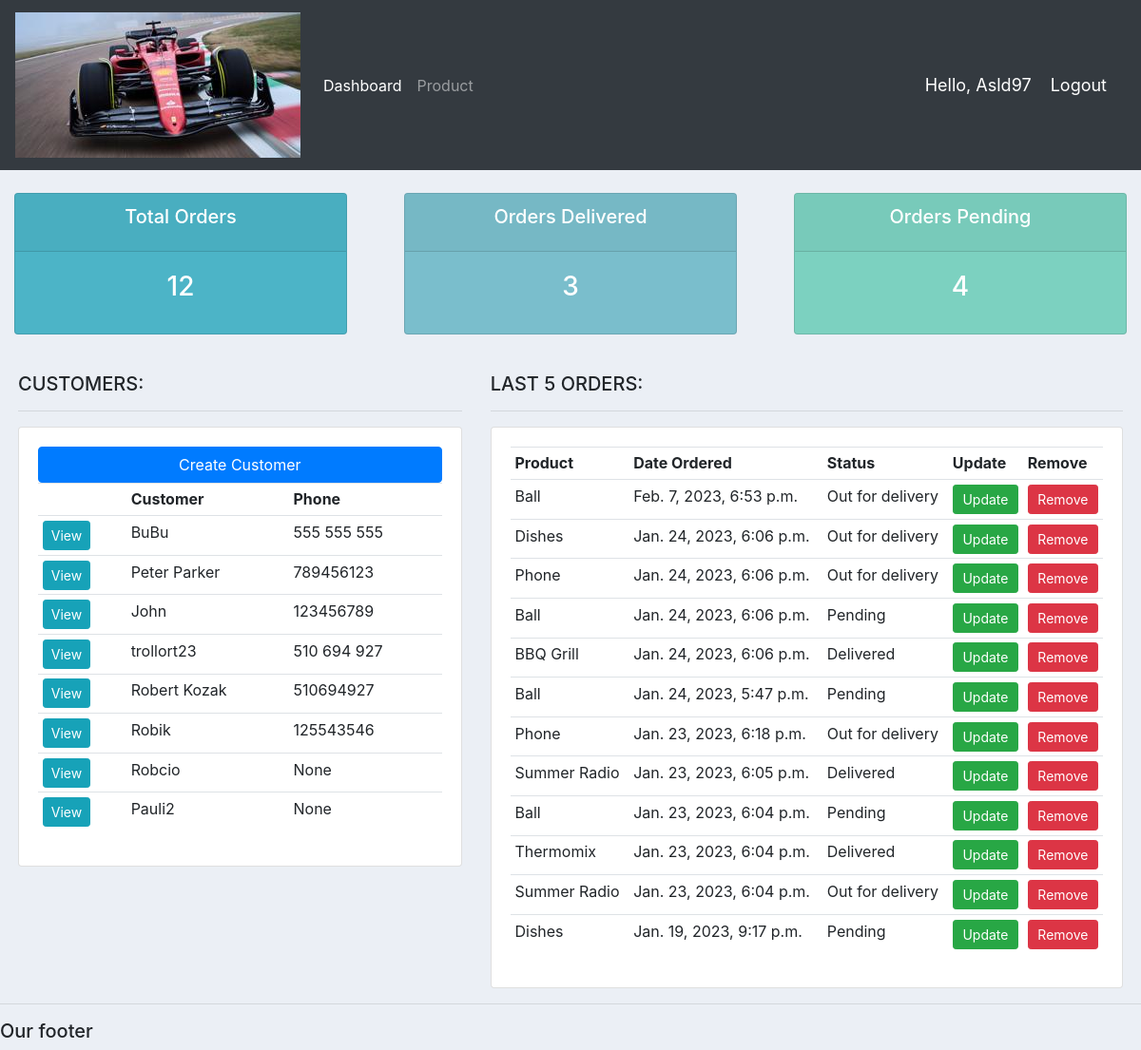
The app's page / (signed in) with its own data.
### accounts/models.py (models this page shows, shortened)
class Customer(models.Model):
    user = models.OneToOneField(User, null=True, blank=True, on_delete=models.CASCADE) # models.CASCADE -> after deleting user, we delete customer relaton
    name = models.CharField(max_length=200, null=True)
    phone = models.CharField(max_length=200, null=True)
    email = models.CharField(max_length=200, null=True)
    date_created = models.DateTimeField(auto_now_add=True, null=True)
    profile_pic = models.ImageField(default="default.png", null=True, blank=True)

class Order(models.Model):
    STATUS = (
        ('Pending', 'Pending'), #(A,B) - A -> Value to be set, B -> value seen in the list
        ('Out for delivery', 'Out for delivery'),
        ('Delivered', 'Delivered'),
    )
    customer = models.ForeignKey(Customer, null=True, on_delete= models.SET_NULL)
    product = models.ForeignKey(Product, null=True, on_delete= models.SET_NULL)
    status = models.CharField(max_length=200, null=True, choices=STATUS)
    date_created = models.DateTimeField(auto_now_add=True, null=True)
    note = models.CharField(max_length=1000, null=True)

class Product(models.Model):
    CATEGORY = (
        ('Indoor', 'Indoor'),
        ('Outdoor', 'Outdoor'),
    )
    name = models.CharField(max_length=200, null=True)
    price = models.FloatField(null=True)
    category = models.CharField(max_length=200, null=True, choices=CATEGORY)
    description = models.CharField(max_length=200, null=True)
    tags = models.ManyToManyField(Tag)
    date_created = models.DateTimeField(auto_now_add=True, null=True)
    def __str__(self):
        return self.name or ''

### accounts/decorators.py (the view)
    def wrapper_func(request, *args, **kwargs):
        group = None
        if request.user.groups.exists():
            group = request.user.groups.all()[0].name
        if group == 'customer':
            return redirect('crm-user-page')
        if group == 'admin':
            return view_func(request, *args, **kwargs)

### accounts/views.py (called while the page is built)
@login_required(login_url='/login') # -> We cane use name from urls
@admin_only
def home(request):
    customers = Customer.objects.all()
    orders = Order.objects.all().order_by('-id')
    total_customers = customers.count()
    total_orders = orders.count()
    delivered = orders.filter(status = 'Delivered').count()
    pending = orders.filter(status = 'Pending').count()
    context = {
        'customers': customers,
        'orders': orders,
        'total_customers': total_customers,
        'total_orders': total_orders,
        'delivered': delivered,
        'pending': pending,
         }
    return render(request, 'accounts/dashboard.html', context)

### accounts/templates/accounts/dashboard.html
{% extends 'accounts/main.html' %}
{% block content %}
{% include 'accounts/status.html' %}
<br>
<div class="row mr-1 ml-1">
    <div class="col-md-5">
        <h5> CUSTOMERS: </h5>
        <hr>
        <div class="card card-body">
            <a class="btn btn-primary btn sm btn-block" href="#"> Create Customer </a>
            <table class="table table-sm">
                <tr>
                    <th></th>
                    <th>Customer</th>
                    <th>Phone</th>
                </tr>
                {% for customer in customers %}
                <tr>
                    <td> <a href="{% url 'crm-customer' customer.id %}" class="btn btn-sm btn-info">View</a></td>
                    <td> {{ customer.name }} </td>
                    <td> {{ customer.phone }} </td>
                </tr>
                {% endfor %}
            </table>
        </div>
    </div>
    <div class="col-md-7">
        <h5> LAST 5 ORDERS: </h5>
        <hr>
        <div class="card card-body">
            <table class="table table-sm">
                <tr>
                    <th>Product</th>
                    <th>Date Ordered</th>
                    <th>Status</th>
                    <th>Update</th>
                    <th>Remove</th>
                </tr>
                {% for order in orders %}
                <tr>
                    <td> {{ order.product }} </td>
                    <td> {{ order.date_created }} </td>
                    <td> {{ order.status }} </td>
                    <td> <a href="{% url 'crm-update-order' order.id %}" class="btn btn-success btn-sm btn-block"> Update  </a> </td>
                    <td> <a href="{% url 'crm-delete-order' order.id %}"  class="btn btn-danger btn-sm btn-block"> Remove </a> </td>
                </tr>
                {% endfor %}
            </table>
        </div>
    </div>
</div>
{% endblock %}

### accounts/templates/accounts/navbar.html (shortened to what this page needs)
{% load static %}
<nav class="navbar navbar-expand-lg navbar-dark bg-dark">
    <a class="navbar-brand" href="{% url 'crm-home' %}"> <img src="{% static 'images/Ferrari_2022.jpg' %}"> </a>
    <div class="collapse navbar-collapse" id="navbarNav">
      <ul class="navbar-nav">
        {% if request.user.is_staff %}
        <li class="nav-item active">
          <a class="nav-link" href="{% url 'crm-home' %}"> Dashboard </a>
        </li>
        <li class="nav-item">
            <a class="nav-link" href="{% url 'crm-product' %}"> Product </a>
        </li>
        {% else %}
        <li class="nav-item">
          <a class="nav-link" href="{% url 'crm-account' %}"> Settings </a>
        </li>
        {% endif %}
      </ul>
    </div>
    <span class="hello-msg "> Hello, {{request.user}} </span>
    <span ><a class="hello-msg " href="{% url 'crm-logout' %}"> Logout </a></span>
  </nav>

### static/css/main.css (style rules this page uses)
body { background-color: #ebeff5; }

### accounts/templates/accounts/navbar.html (style rules this page uses)
.hello-msg { font-size: 18px; color: #fff; margin-right: 20px; }

### records on screen
Customer: name "BuBu", phone "555 555 555"
Customer: name "Peter Parker", phone "789456123"
Customer: name "John", phone "123456789"
Customer: name "trollort23", phone "510 694 927"
Customer: name "Robert Kozak", phone "510694927"
Customer: name "Robik", phone "125543546"
Customer: name "Robcio", phone "None"
Customer: name "Pauli2", phone "None"
Order: product "Ball", date_created "Feb. 7, 2023, 6:53 p.m.", status "Out for delivery"
Order: product "Dishes", date_created "Jan. 24, 2023, 6:06 p.m.", status "Out for delivery"
Order: product "Phone", date_created "Jan. 24, 2023, 6:06 p.m.", status "Out for delivery"
Order: product "Ball", date_created "Jan. 24, 2023, 6:06 p.m.", status "Pending"
Order: product "BBQ Grill", date_created "Jan. 24, 2023, 6:06 p.m.", status "Delivered"
Order: product "Ball", date_created "Jan. 24, 2023, 5:47 p.m.", status "Pending"
Order: product "Phone", date_created "Jan. 23, 2023, 6:18 p.m.", status "Out for delivery"
Order: product "Summer Radio", date_created "Jan. 23, 2023, 6:05 p.m.", status "Delivered"
Order: product "Ball", date_created "Jan. 23, 2023, 6:04 p.m.", status "Pending"
Order: product "Thermomix", date_created "Jan. 23, 2023, 6:04 p.m.", status "Delivered"
Order: product "Summer Radio", date_created "Jan. 23, 2023, 6:04 p.m.", status "Out for delivery"
Order: product "Dishes", date_created "Jan. 19, 2023, 9:17 p.m.", status "Pending"

### other values on screen
{{ request.user }} "Asld97"
{{ total_orders }} "12"
{{ delivered }} "3"
{{ pending }} "4"
